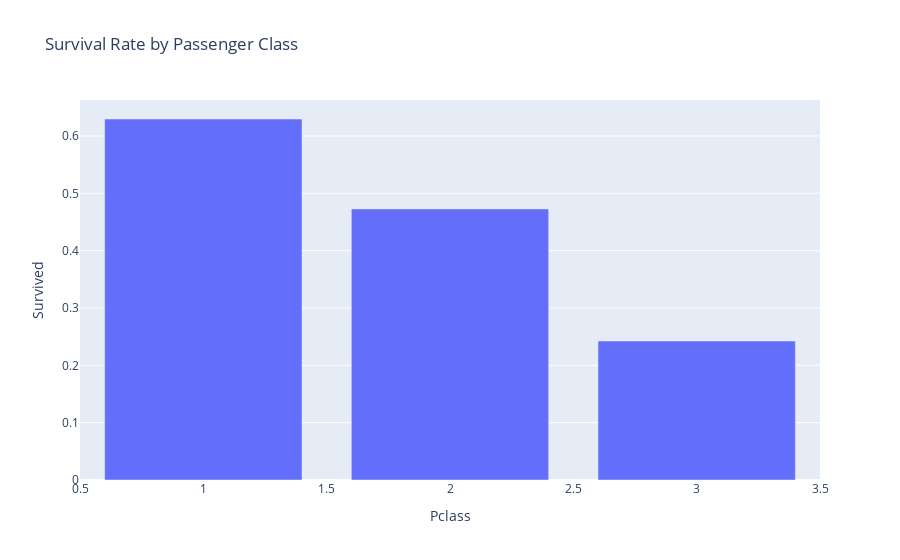

The notebook cell saved with this chart:
### Code cell
pclass_survival = data.groupby('Pclass')['Survived'].mean().reset_index()
fig = px.bar(pclass_survival, x='Pclass', y='Survived', title='Survival Rate by Passenger Class')
fig.show()

### Figure 1 — Plotly figure (JSON) as saved in the notebook; plotly's stock layout.template omitted (floating-point values rounded to 4 significant figures)
{"data": [{"alignmentgroup": "True", "hovertemplate": "Pclass=%{x}<br>Survived=%{y}<extra></extra>", "legendgroup": "", "marker": {"color": "#636efa", "pattern": {"shape": ""}}, "name": "", "offsetgroup": "", "orientation": "v", "showlegend": false, "textposition": "auto", "type": "bar", "x": [1, 2, 3], "xaxis": "x", "y": [0.6296, 0.4728, 0.2424], "yaxis": "y"}], "layout": {"barmode": "relative", "legend": {"tracegroupgap": 0}, "title": {"text": "Survival Rate by Passenger Class"}, "xaxis": {"anchor": "y", "domain": [0, 1], "title": {"text": "Pclass"}}, "yaxis": {"anchor": "x", "domain": [0, 1], "title": {"text": "Survived"}}}}
